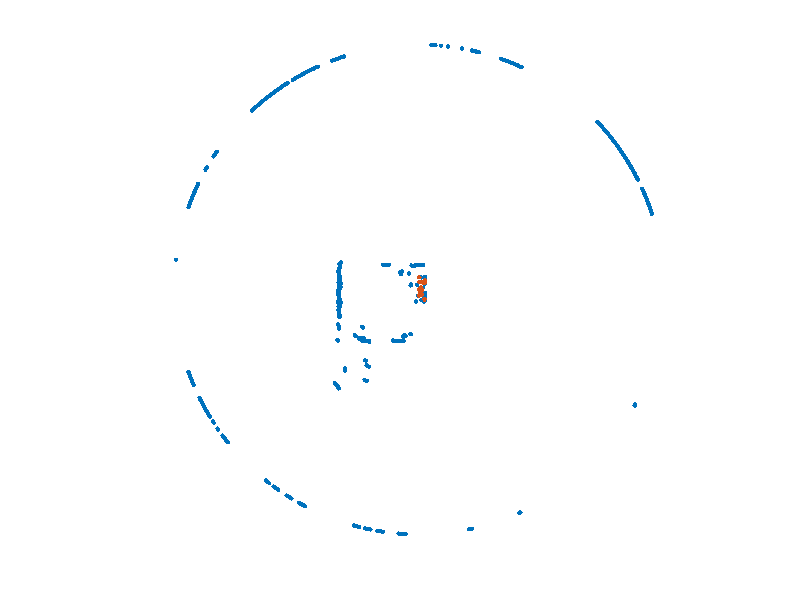
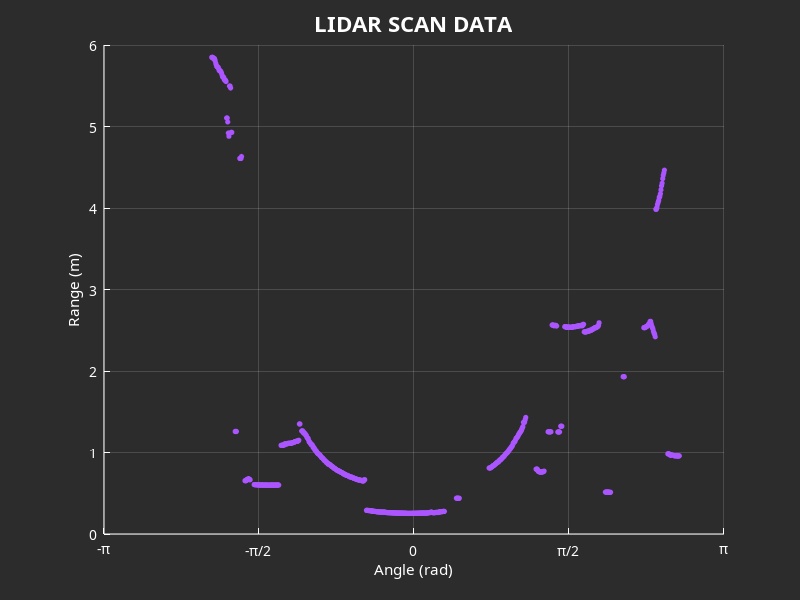
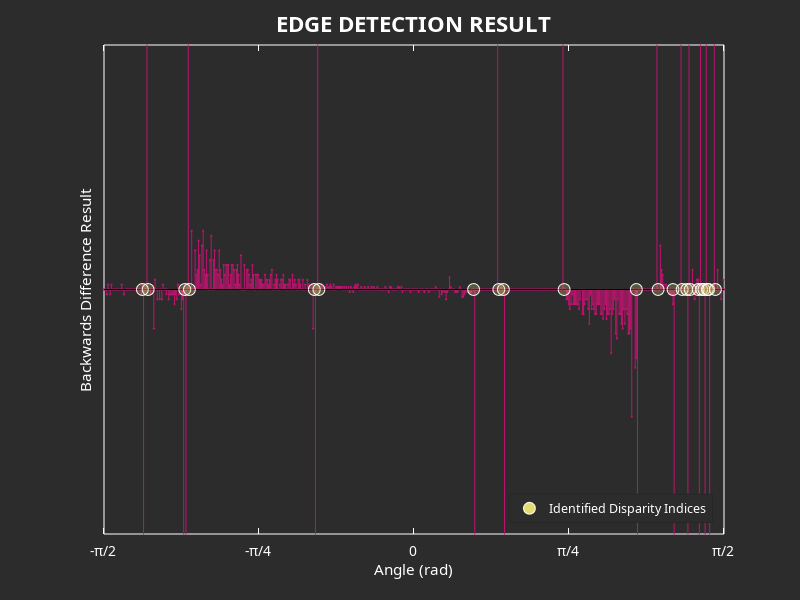
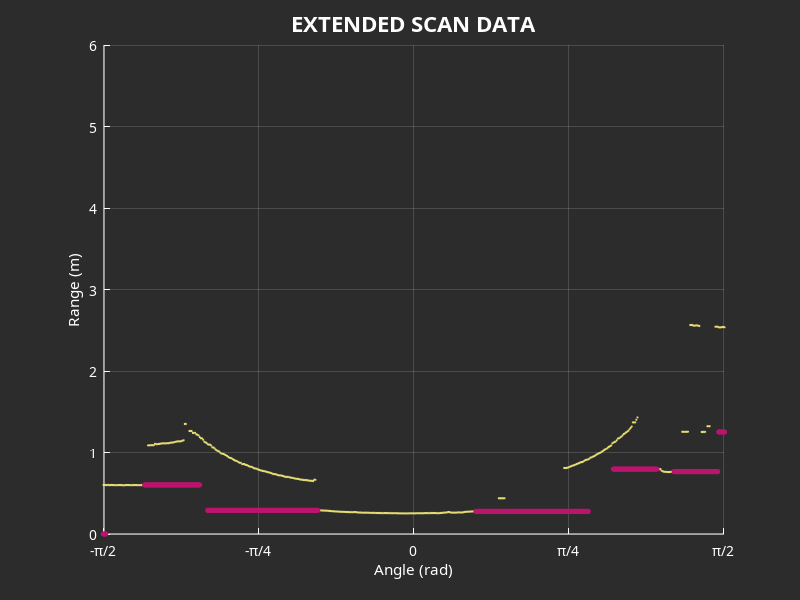

The MATLAB script that drew these images, in order:
set(groot, 'DefaultAxesFontName', 'Jost');
set(groot, 'DefaultTextFontName', 'Figtree');

set(groot, 'DefaultFigureColor', '#2c2c2c');         #2c2c2c
set(groot, 'DefaultAxesXColor', [1 1 1]);          
set(groot, 'DefaultAxesYColor', [1 1 1]);         
set(groot, 'DefaultAxesColor', '#2c2c2c');           % Axes background white
set(groot, 'DefaultTextColor', [1 1 1]);           % Black text

% Load the data
% angles, ranges, convolved, disparity_mask, extended_ranges, smoothed_ranges
data = importdata('laser_scan_data.txt');
angles = data.data(:, 1);
ranges = data.data(:, 2);
convolved = data.data(:, 3);
disparity_mask = data.data(:, 4);
extended_ranges = data.data(:, 5);
smoothed_ranges = data.data(:, 6);

% Convert polar to Cartesian coordinates for plotting
x = ranges .* cos(angles);
y = ranges .* sin(angles);

x_ext = extended_ranges .* cos(angles);
y_ext = extended_ranges .* sin(angles);

% Plot the LiDAR scan
figure (1);
set(gcf, 'Color', '#2c2c2c');
scatter(x, y, 10, 'filled');
hold on
scatter(x_ext, y_ext, 10, 'filled');
axis equal;
xlabel('X (m)');
ylabel('Y (m)');
title('LiDAR LaserScan Data');
grid on;
print('lidar_scan_plot', '-dpng', '-r300');

% Plot the scan data straight across
figure (2);
scatter(angles, ranges, 10, 'filled', ...
       'MarkerFaceColor', '#aa55ff', ... 
       'MarkerEdgeColor', '#aa55ff');
ylim([0 6.0]);
xlim([-pi pi]);
xticks([-pi -pi/2 0 pi/2 pi]);
xticklabels({'-\pi','-\pi/2','0','\pi/2','\pi'});
xlabel('Angle (rad)');
ylabel('Range (m)');
title('LIDAR SCAN DATA', 'FontSize', 16, 'FontWeight', 'bold');
grid on;
set(gcf, 'Color', '#2c2c2c');
set(gcf, 'InvertHardcopy', 'off');
print('unwrapped_scan.png', '-dpng', '-r300');

% Plot the convolved scan data and the detected disparities
disparity_indices = (1:length(ranges)) .* disparity_mask';
disparity_indices = disparity_indices(disparity_indices ~= 0);

figure (3);
h = stem(angles, convolved);
set(h, 'Marker', 'o', ...
       'MarkerSize', 1, ...
       'MarkerFaceColor', '#bd136e', ...  #bd136e
       'MarkerEdgeColor', '#bd136e', ...   % Make edge color red (same as fill)
       'Color', '#bd136e');
hold on
h_disp = scatter(angles(disparity_indices), 0*convolved(disparity_indices), 75, ...
    'MarkerFaceColor', '#e5db73', ...        % Yellow-ish
    'MarkerEdgeColor', [1 1 1], ...        % white
    'MarkerFaceAlpha', 0.25);
legend(h_disp, 'Identified Disparity Indices', 'Location', 'southeast', 'TextColor', [1 1 1]);
ylim([-0.1 0.1]);
yticks([]); % Remove y-axis ticks and markers
xlim([-pi/2 pi/2]);
xticks([-pi/2 -pi/4 0 pi/4 pi/2]);
xticklabels({'-\pi/2','-\pi/4','0','\pi/4','\pi/2'});
xlabel('Angle (rad)');
ylabel('Backwards Difference Result');
title('EDGE DETECTION RESULT', 'FontSize', 16, 'FontWeight', 'bold');
set(gcf, 'Color', '#2c2c2c');
set(gcf, 'InvertHardcopy', 'off');
print('convolved_scan.png', '-dpng', '-r300')


figure (4);
orig = scatter(angles, ranges, 1, 'filled', ...
       'MarkerFaceColor', '#e5db73', ... 
       'MarkerEdgeColor', '#e5db73');
hold on
% Only plot where extended_ranges ~= ranges
diff_idx = find(extended_ranges ~= ranges);
ext = scatter(angles(diff_idx), extended_ranges(diff_idx), 10, 'filled', ...
       'MarkerFaceColor', '#bd136e', ...    
       'MarkerEdgeColor', '#bd136e');
ylim([0 6.0]);
% xlim([-pi pi]);
% xticks([-pi -pi/2 0 pi/2 pi]);
% xticklabels({'-\pi','-\pi/2','0','\pi/2','\pi'});
xlim([-pi/2 pi/2]);
xticks([-pi/2 -pi/4 0 pi/4 pi/2]);
xticklabels({'-\pi/2','-\pi/4','0','\pi/4','\pi/2'});
xlabel('Angle (rad)');
ylabel('Range (m)');
title('EXTENDED SCAN DATA', 'FontSize', 16, 'FontWeight', 'bold');
grid on;
set(gcf, 'Color', '#2c2c2c');
set(gcf, 'InvertHardcopy', 'off');
print('extended_scan.png', '-dpng', '-r300');

# Define the size of the kernel (odd number) and standard deviation
size = 5;
sigma = 1;

# Create the 1D Gaussian kernel
h = fspecial('gaussian', [size 1], sigma);
y = conv(smoothed_ranges, h, 'same');


figure (5);
ext = scatter(angles, extended_ranges, 5, 'filled', ...
       'MarkerFaceColor', '#aa55ff', ...    
       'MarkerEdgeColor', '#aa55ff');
hold on
% smoothed = plot(angles, smoothed_ranges, 'Color', '#e5db73', 'LineWidth', 2);
smoothed = plot(angles, y, 'Color', '#e5db73', 'LineWidth', 1);
ylim([0 6.0]);
% xlim([-pi pi]);
% xticks([-pi -pi/2 0 pi/2 pi]);
% xticklabels({'-\pi','-\pi/2','0','\pi/2','\pi'});
xlim([-pi/2 pi/2]);
xticks([-pi/2 -pi/4 0 pi/4 pi/2]);
xticklabels({'-\pi/2','-\pi/4','0','\pi/4','\pi/2'});
xlabel('Angle (rad)');
ylabel('Range (m)');
grid on;
set(gcf, 'Color', '#2c2c2c');
set(gcf, 'InvertHardcopy', 'off');
print('smoothed_scan.png', '-dpng', '-r300');